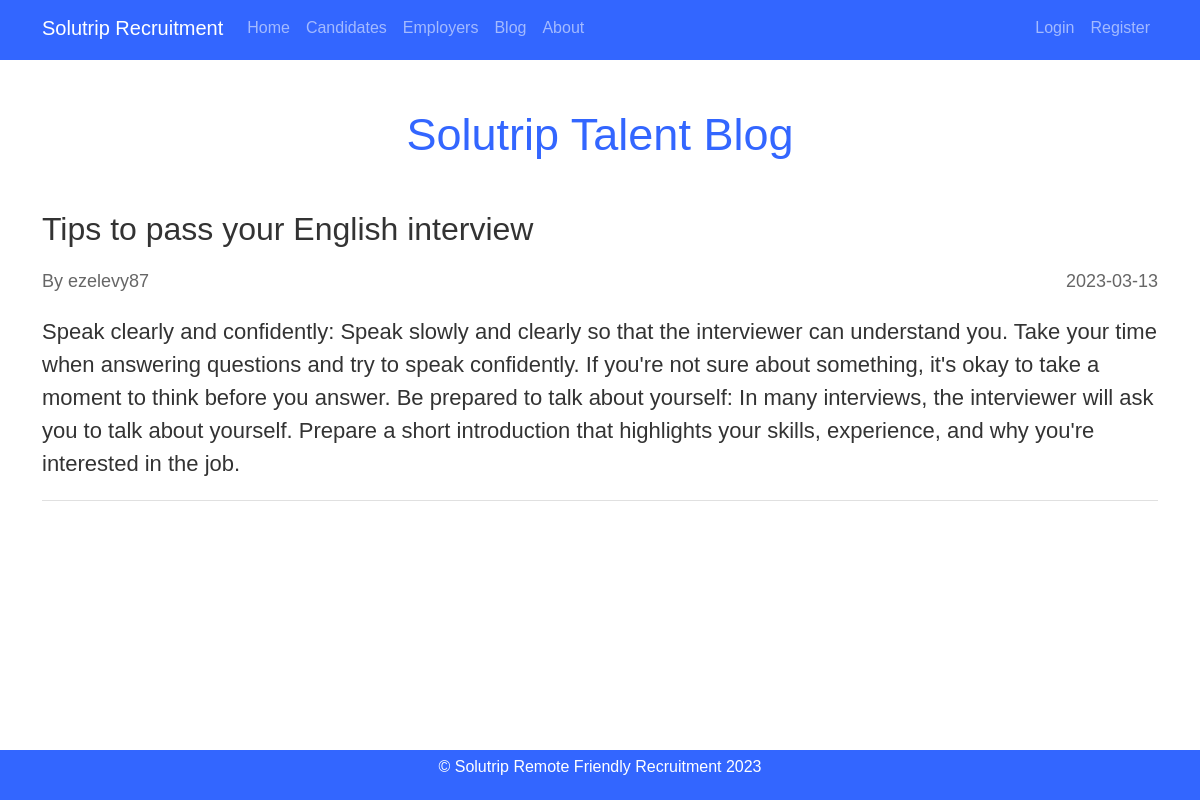
/blog, run on an earlier commit of the app's database.
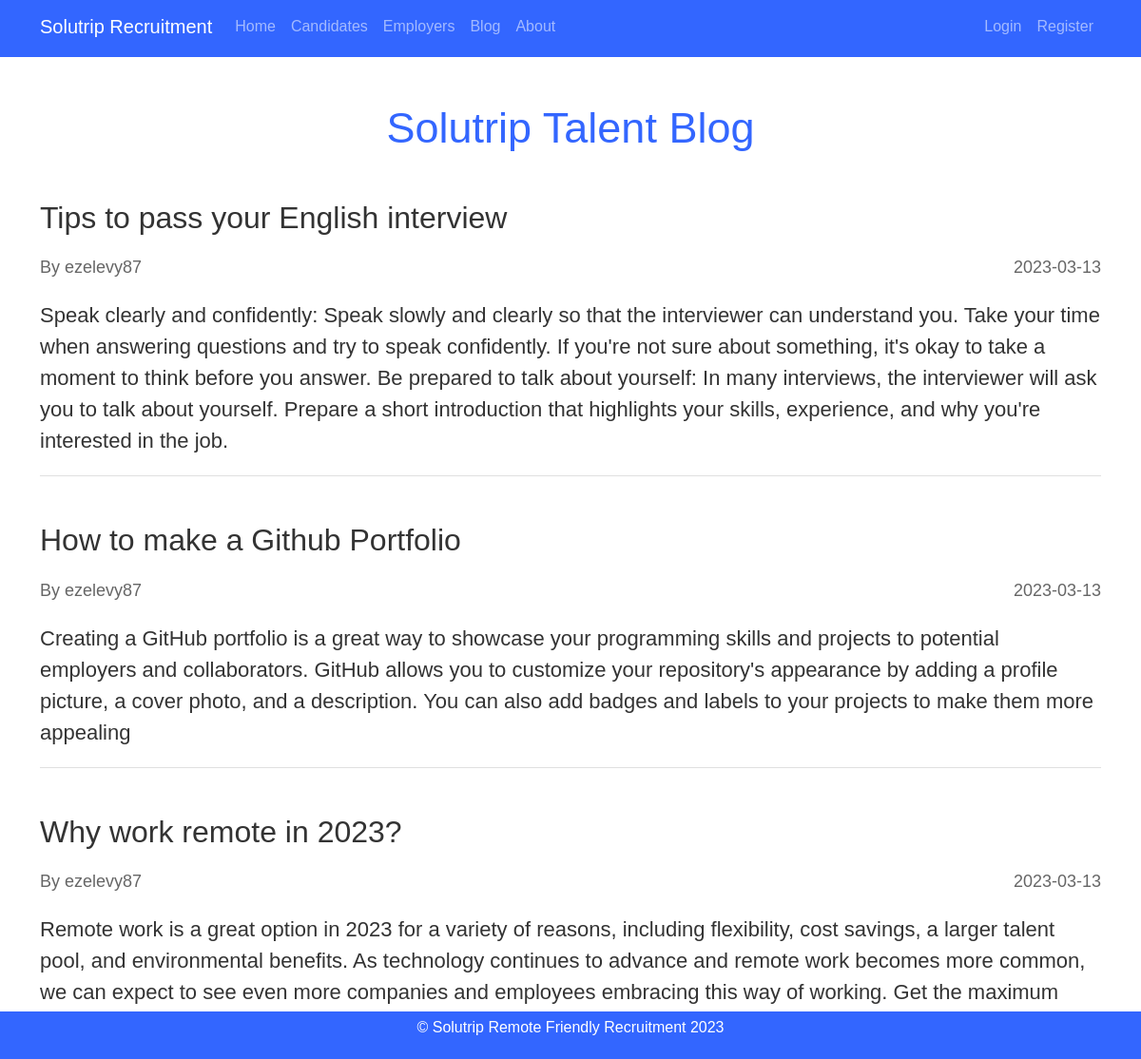
And on a later commit of the database.
### Solutrip_app/models.py (models this page shows)
class Post(db.Model):
    id = db.Column (db.Integer, primary_key=True)
    title = db.Column(db.String(60), nullable=False)
    date_posted = db.Column(db.DateTime, nullable=False, default=datetime.utcnow)
    tag = db.Column(db.String(60), nullable=False)
    content = db.Column(db.Text, nullable=False)
    user_id = db.Column(db.Integer, db.ForeignKey('user.id'), nullable=False)

class User(db.Model, UserMixin):
    id = db.Column (db.Integer, primary_key=True)
    username = db.Column (db.String(64), unique=True, nullable=False)
    email = db.Column (db.String(120), unique=True, nullable=False)
    password = db.Column(db.String(128), nullable=False)
    image_file = db.Column(db.String(20), nullable=False, default='default.jpg')
    role = db.Column(db.String(20), nullable=False, default='user')
    user_info = db.relationship('UserInfo', backref='user', lazy=True)
    author = db.relationship('Post', backref='author', lazy=True )

### Solutrip_app/routes.py (the view)
@app.route("/blog")
def blog():
    posts = Post.query.all()
    return render_template("blog.html", posts = posts, title = "Blog")

### Solutrip_app/templates/blog.html
{% extends 'layout.html' %}
{% block content %}
    <div class="blog">
        <h2 class="blog-title mt-5">Solutrip Talent Blog</h2>
        {% for post in posts %}
            <div class="blog-post mt-5">
                <h3 class="post-title">{{ post.title }}</h3>
                <div class="post-info">
                    <span class="post-author">By {{ post.author.username }}</span>
                    <span class="post-date">{{ post.date_posted.strftime('%Y-%m-%d') }}</span>
                </div>
                <div class="post-content">{{ post.content }}</div>
            </div>
        {% endfor %}
    </div>
{% endblock content %}

What changed in the data, as far as the page shows it:
added Post: title "How to make a Github Portfolio", author.username "ezelevy87", date_posted "2023-03-13", content "Creating a GitHub portfolio is a great way to showcase your programming skills and projects to potential employers and collaborators. GitHub allows you to customize your repository's appearance by adding a profile picture, a cover photo, and a description. You can also add badges and labels to your projects to make them more appealing"
added Post: title "Why work remote in 2023?", author.username "ezelevy87", date_posted "2023-03-13", content "Remote work is a great option in 2023 for a variety of reasons, including flexibility, cost savings, a larger talent pool, and environmental benefits. As technology continues to advance and remote work becomes more common, we can expect to see even more companies and employees embracing this way of working. Get the maximum…"
